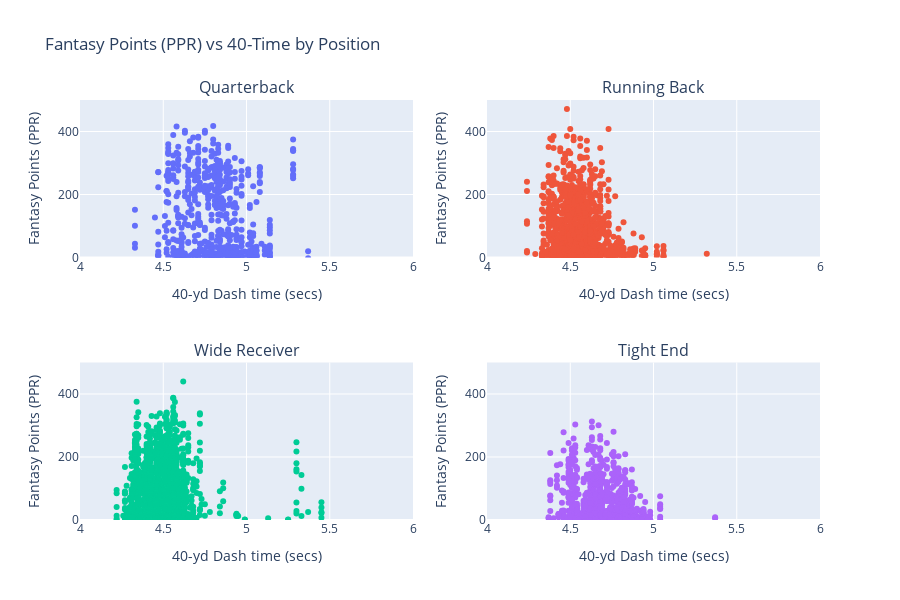

Write notebook code for a chart like this one.
### Code cell
from plotly.subplots import make_subplots
import plotly.graph_objects as go
qbs_speed = final_df[(final_df['Position'] == 'QB') & (final_df['40yd'] > 0)]
rbs_speed = final_df[(final_df['Position'] == 'RB') & (final_df['40yd'] > 0)]
wrs_speed = final_df[(final_df['Position'] == 'WR') & (final_df['40yd'] > 0)]
tes_speed = final_df[(final_df['Position'] == 'TE') & (final_df['40yd'] > 0)]

speed_and_pos_vs_points = make_subplots(rows=2, cols=2, subplot_titles=('Quarterback', 'Running Back', 'Wide Receiver', 'Tight End'))

speed_and_pos_vs_points.add_trace(
    go.Scatter(
        x=qbs_speed['40yd'],
        y=qbs_speed['Fantasy_PPR'],
        mode='markers'
    ),
    row=1, col=1
)

speed_and_pos_vs_points.add_trace(
    go.Scatter(
        x=rbs_speed['40yd'],
        y=rbs_speed['Fantasy_PPR'],
        mode='markers'
    ),
    row=1, col=2
)

speed_and_pos_vs_points.add_trace(
    go.Scatter(
        x=wrs_speed['40yd'],
        y=wrs_speed['Fantasy_PPR'],
        mode='markers'
    ),
    row=2, col=1
)

speed_and_pos_vs_points.add_trace(
    go.Scatter(
        x=tes_speed['40yd'],
        y=tes_speed['Fantasy_PPR'],
        mode='markers'
    ),
    row=2, col=2
)

# Update xaxis properties
speed_and_pos_vs_points.update_xaxes(title_text="40-yd Dash time (secs)", range=[4, 6], row=1, col=1)
speed_and_pos_vs_points.update_xaxes(title_text="40-yd Dash time (secs)", range=[4, 6], row=1, col=2)
speed_and_pos_vs_points.update_xaxes(title_text="40-yd Dash time (secs)", range=[4, 6], row=2, col=1)
speed_and_pos_vs_points.update_xaxes(title_text="40-yd Dash time (secs)", range=[4, 6], row=2, col=2)

# Update yaxis properties
speed_and_pos_vs_points.update_yaxes(title_text="Fantasy Points (PPR)", range=[0, 500], row=1, col=1)
speed_and_pos_vs_points.update_yaxes(title_text="Fantasy Points (PPR)", range=[0, 500], row=1, col=2)
speed_and_pos_vs_points.update_yaxes(title_text="Fantasy Points (PPR)", range=[0, 500], row=2, col=1)
speed_and_pos_vs_points.update_yaxes(title_text="Fantasy Points (PPR)", range=[0, 500], row=2, col=2)

speed_and_pos_vs_points.update_layout(title_text="Fantasy Points (PPR) vs 40-Time by Position", height=600, showlegend=False)

plot_filename='plots/speed_vs_points_and_position.html'
speed_and_pos_vs_points.write_html(plot_filename)
speed_and_pos_vs_points.show()

### Figure 1 — Plotly figure (JSON) as saved in the notebook; plotly's stock layout.template omitted (floating-point values rounded to 4 significant figures; data arrays with more than 128 entries replaced by an {"elided": "..."} marker saying what was removed)
{"data": [{"mode": "markers", "type": "scatter", "x": {"elided": "617 float values"}, "xaxis": "x", "y": {"elided": "617 float values"}, "yaxis": "y"}, {"mode": "markers", "type": "scatter", "x": {"elided": "1194 float values"}, "xaxis": "x2", "y": {"elided": "1194 float values"}, "yaxis": "y2"}, {"mode": "markers", "type": "scatter", "x": {"elided": "1450 float values"}, "xaxis": "x3", "y": {"elided": "1450 float values"}, "yaxis": "y3"}, {"mode": "markers", "type": "scatter", "x": {"elided": "729 float values"}, "xaxis": "x4", "y": {"elided": "729 float values"}, "yaxis": "y4"}], "layout": {"annotations": [{"font": {"size": 16}, "showarrow": false, "text": "Quarterback", "x": 0.225, "xanchor": "center", "xref": "paper", "y": 1, "yanchor": "bottom", "yref": "paper"}, {"font": {"size": 16}, "showarrow": false, "text": "Running Back", "x": 0.775, "xanchor": "center", "xref": "paper", "y": 1, "yanchor": "bottom", "yref": "paper"}, {"font": {"size": 16}, "showarrow": false, "text": "Wide Receiver", "x": 0.225, "xanchor": "center", "xref": "paper", "y": 0.375, "yanchor": "bottom", "yref": "paper"}, {"font": {"size": 16}, "showarrow": false, "text": "Tight End", "x": 0.775, "xanchor": "center", "xref": "paper", "y": 0.375, "yanchor": "bottom", "yref": "paper"}], "height": 600, "showlegend": false, "title": {"text": "Fantasy Points (PPR) vs 40-Time by Position"}, "xaxis": {"anchor": "y", "domain": [0, 0.45], "range": [4, 6], "title": {"text": "40-yd Dash time (secs)"}}, "xaxis2": {"anchor": "y2", "domain": [0.55, 1], "range": [4, 6], "title": {"text": "40-yd Dash time (secs)"}}, "xaxis3": {"anchor": "y3", "domain": [0, 0.45], "range": [4, 6], "title": {"text": "40-yd Dash time (secs)"}}, "xaxis4": {"anchor": "y4", "domain": [0.55, 1], "range": [4, 6], "title": {"text": "40-yd Dash time (secs)"}}, "yaxis": {"anchor": "x", "domain": [0.625, 1], "range": [0, 500], "title": {"text": "Fantasy Points (PPR)"}}, "yaxis2": {"anchor": "x2", "domain": [0.625, 1], "range": [0, 500], "title": {"text": "Fantasy Points (PPR)"}}, "yaxis3": {"anchor": "x3", "domain": [0, 0.375], "range": [0, 500], "title": {"text": "Fantasy Points (PPR)"}}, "yaxis4": {"anchor": "x4", "domain": [0, 0.375], "range": [0, 500], "title": {"text": "Fantasy Points (PPR)"}}}}
